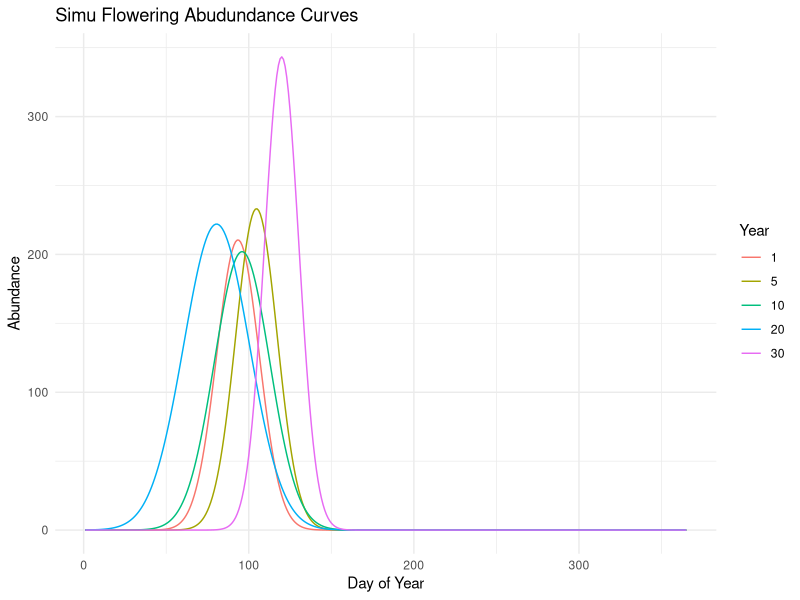
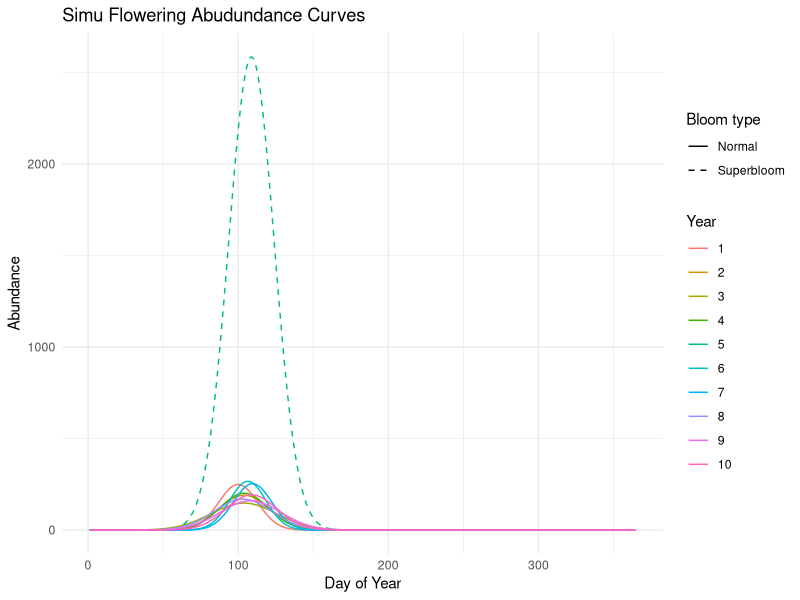
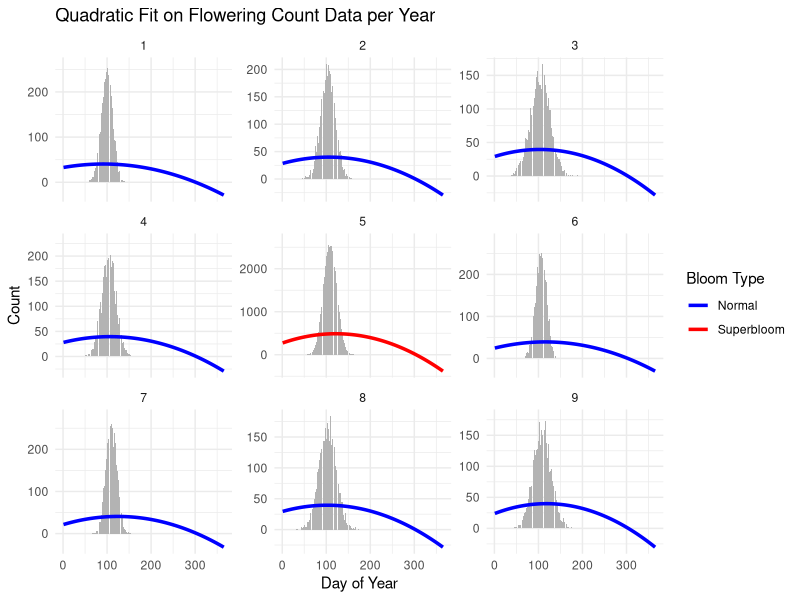
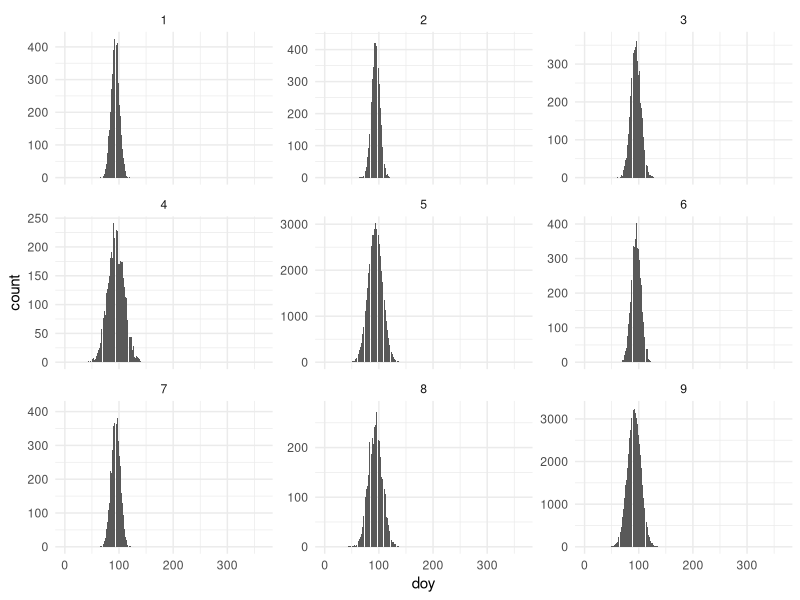
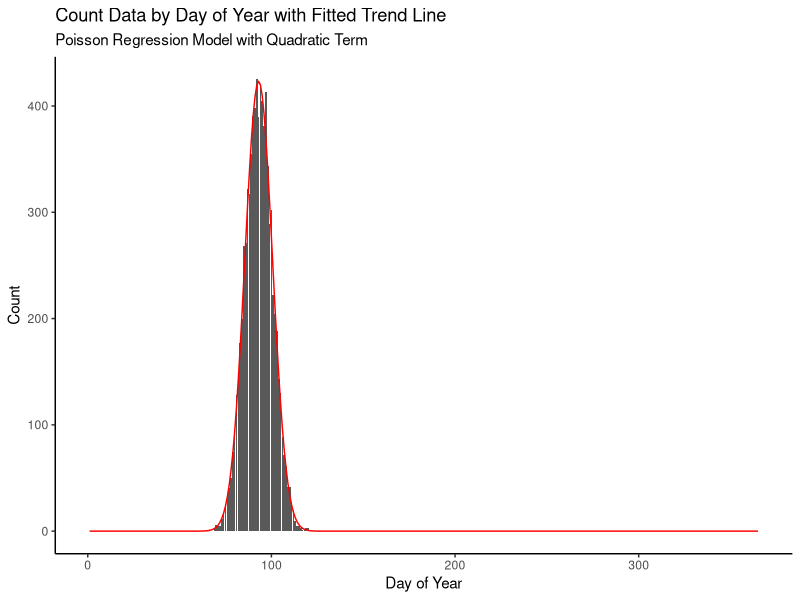

These figures' R source, in order:
## ---- chunk 1
knitr::opts_chunk$set(echo = TRUE)
## ---- chunk 2
knitr::opts_chunk$set(echo = TRUE)
## ---- chunk 3
library(ggplot2)
library(dplyr)
 
# define simu parms
n_years <- 30
days <- 1:365

# set up hyperparms 
mu_mu <- 100 # average flowering peak across years
sigma_mu <- 10 # variability in peak flowering phenology across years
mu_sigma <- 15 # spread/duration of flowering
sigma_sigma <- 5 # spread/duration of flowering 
mu_logN <- 9 # log total abundance 
sigma_logN <- 0.5 # log sigma 

# Simu yearly parms 
mu_y <- rnorm(n_years, mean = mu_mu, sd = sigma_mu) # draw each year's flowering mean mu_y for Normal Distributions defined by the hyperparameters mu_mu & sigma_mu
sigma_y <- abs(rnorm(n_years, mean = mu_sigma, sd = sigma_sigma)) # draw each year's standard deviation sigma_y from Normal distributions defined by the hyperparameters mu_sigma and sigma_sigma
N_y <- rlnorm(n_years, meanlog = mu_logN, sdlog = sigma_logN) # simulate N_y using a log-normal distribution


# Simulate flowering abundance curves per year
sim.data <- do.call(rbind, lapply(1:n_years, function(y) {
  doy_density <- dnorm(days, mean = mu_y[y], sd = sigma_y[y])
  A_yd <- N_y[y] * doy_density
  
  data.frame(
    year = y, 
    doy = days, 
    abundance = A_yd
  )
}))

# Visualize a subset of years
sim.data %>% 
  filter(year %in% c(1,5,10,20, 30)) %>% 
  ggplot(aes(x = doy, y = abundance, color = factor(year))) +
  geom_line() +
  labs(title = "Simu Flowering Abudundance Curves", 
       x = "Day of Year", y = "Abundance", color = "Year") + 
    theme_minimal()
## ---- chunk 4
# set up parms 
n_years <- 30
days <- 1:365

# Hyperparms
mu_mu <- rnorm(1, mean = 100, sd = 10) # mean DOY peak across years
sigma_mu <- abs(rnorm(1, mean = 0, sd = 5)) # variability across years

mu_sigma <- rnorm(1, mean = 12, sd = 3) # spread/duration of flowering 
sigma_sigma <- abs(rnorm(1, mean = 0, sd = 3)) # spread/duration of flowering

alpha_0 <- 9 # means that N_y ~ exp(9) in normal years
alpha_1 <- 2.5 # means that N_y ~ exp(9 + 2.5) in superbloom years

p_bloom <- rbeta(1, shape1 = 2, shape2 = 8) # beta distribution, the conjugate prior for the Bernoulli and Binomial, should center over 10% probability of superbloom

# year specific parameters
mu_y <- rnorm(n_years, mean = mu_mu, sd = sigma_mu) # draw each year's flowering mean mu_y for Normal Distributions defined by the hyperparameters mu_mu & sigma_mu
sigma_y <- abs(rnorm(n_years, mean = mu_sigma, sd = sigma_sigma)) # draw each year's standard deviation sigma_y from Normal distributions defined by the hyperparameters mu_sigma and sigma_sigma
S_y <- rbinom(n_years, size = 1, prob = p_bloom) # draw from a binomial distribution for whether this should be a superbloom year, given the probability of the superbloom. 

log_N_y <- alpha_0 + alpha_1 * S_y # Determine log-abundance of flowering
N_y <- exp(log_N_y) # Exponentiate

# Simulate flowering abundances
simu.data <- lapply(1:n_years, function(y) {
  doy <- days
  curve <- dnorm(doy, mean = mu_y[y], sd = sigma_y[y])
  abundance <- N_y[y] * curve
  data.frame(year = y, doy = doy, abundance = abundance, S_y = S_y[y])
}) %>% bind_rows()

# Normalize data for visualizing 
simu.data <- simu.data %>% 
  group_by(year) %>% 
  mutate(abundance_scaled = abundance/max(abundance)) %>% 
  ungroup()

# Visualize
set.seed(1)
select_years <- sample(1:n_years, 15) # take some random set of years

# Visualize a subset of years
simu.data %>% 
  filter(year %in% c(1,2,3,4,5,6,7,8,9,10)) %>% 
  ggplot(aes(x = doy, y = abundance, color = factor(year), linetype = factor(S_y))) +
  geom_line() +
  scale_linetype_manual(values = c("solid", "dashed"), 
                        labels = c("Normal", "Superbloom"), 
                        name = "Bloom type") +
  labs(title = "Simu Flowering Abudundance Curves", 
       x = "Day of Year", y = "Abundance", color = "Year") + 
    theme_minimal()

## ---- chunk 5
library(tidyverse)

simu.data_count <- simu.data %>%
  mutate(count = rpois(n(), lambda = abundance)) %>%  # simulate count data from abundance
  group_by(year, doy, S_y) %>%
  summarise(count = sum(count), .groups = "drop")
# prep doy 
# Fit a quadratic model per year
poly_fit <- function(df) {
  tryCatch({
    lm(count ~ poly(doy, degree = 2, raw = TRUE), data = df)
  }, error = function(e) NULL)
}

model_fits_poly <- simu.data_count %>%
  group_by(year) %>%
  nest() %>%
  mutate(model = map(data, poly_fit))
## ---- chunk 6
library(broom)


model_preds <- model_fits_poly %>%
  mutate(predicted = map2(model, data, ~ {
    if (is.null(.x)) return(NULL)
    augment(.x, newdata = .y)
  })) %>%
  unnest(predicted)

years_to_plot <- 1:9

model_preds %>%
  filter(year %in% years_to_plot) %>%
  ggplot(aes(x = doy)) +
  geom_col(aes(y = count), fill = "grey70") +  # histogram bars
  geom_line(aes(y = .fitted, color = factor(S_y)), size = 1.2) +  # model fit
  facet_wrap(~ year, scales = "free_y") +
  scale_color_manual(values = c("0" = "blue", "1" = "red"), 
                     labels = c("Normal", "Superbloom"),
                     name = "Bloom Type") +
  labs(title = "Quadratic Fit on Flowering Count Data per Year",
       x = "Day of Year", y = "Count") +
  theme_minimal()

## ---- chunk 7
library(tidyverse)

set.seed(1)
n_years <- 30
days <- 1:365

# --- Hyperparameters ---
mu_mu <- rnorm(1, mean = 100, sd = 10) 
sigma_mu <- abs(rnorm(1, mean = 0, sd = 5)) 
mu_sigma <- rnorm(1, mean = 12, sd = 3)
sigma_sigma <- abs(rnorm(1, mean = 0, sd = 3))
alpha_0 <- 9
alpha_1 <- 2.5
p_bloom <- rbeta(1, 2, 8)

# --- Year-specific parameters ---
mu_y <- rnorm(n_years, mu_mu, sigma_mu)
sigma_y <- abs(rnorm(n_years, mu_sigma, sigma_sigma))
S_y <- rbinom(n_years, 1, p_bloom)
log_N_y <- alpha_0 + alpha_1 * S_y
N_y <- exp(log_N_y)

# --- Simulate flowering counts ---
simu.data <- map_dfr(1:n_years, function(y) {
  lambda_doy <- N_y[y] * dnorm(days, mean = mu_y[y], sd = sigma_y[y])
  counts <- rpois(length(days), lambda = lambda_doy)
  tibble(year = y, doy = days, count = counts, S_y = S_y[y])
})

ggplot(simu.data %>% filter(year %in% 1:9), aes(x = doy, y = count)) +
  geom_col() +
  facet_wrap(~ year, scales = "free_y") +
  theme_minimal()
## ---- chunk 8
# fit a test year
year_data <- simu.data %>% filter(year == 1)
x <- glm(count ~ poly(doy, 2, raw = TRUE), family = poisson, data = year_data)
# Predict the fitted values
year_data$fitted <- predict(x, type = "response")

# Create a new data frame for the trend line
trend_line <- data.frame(
  doy = seq(min(year_data$doy), max(year_data$doy), by = 1),
  fitted = predict(x, newdata = data.frame(doy = seq(min(year_data$doy), max(year_data$doy), by = 1)), type = "response")
)

# Create the plot
ggplot(year_data, aes(x = doy, y = count)) +
  geom_col() +
  geom_line(data = trend_line, aes(x = doy, y = fitted), color = "red") +
  labs(title = "Count Data by Day of Year with Fitted Trend Line",
       subtitle = "Poisson Regression Model with Quadratic Term",
       x = "Day of Year",
       y = "Count") +
  theme_classic()
